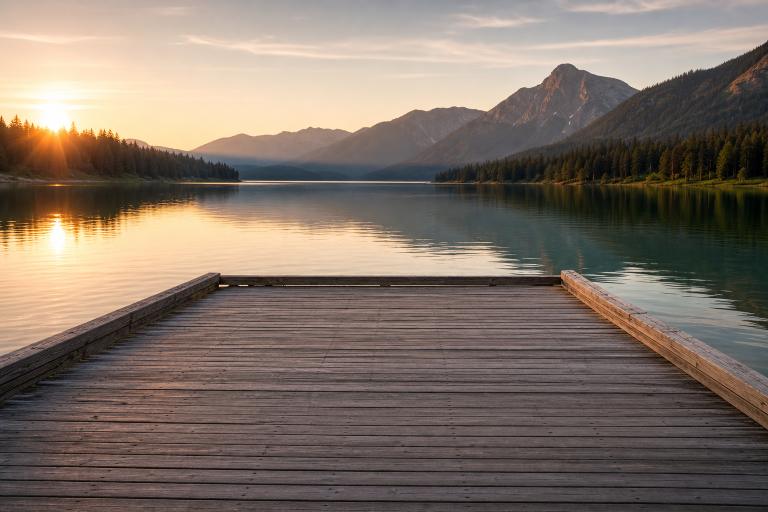
#> input picture lake.png, 1536 x 1024 px (shown at 1/2 size)
$ jupyter execute Homowork9.ipynb   (shell and % lines are left out)
#> lines starting #> are read from the running program, lines starting #| are printed output that depends on the picture
#> further down, target is the input picture: shape (1024, 1536, 3); mean B, G, R 103.4, 114.3, 128.2
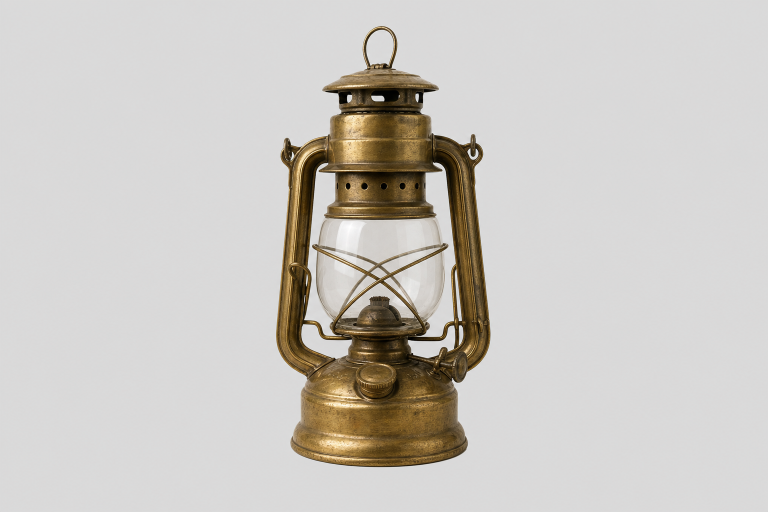
#> input picture lamp.png, 1536 x 1024 px (shown at 1/2 size)
#> further down, source is the input picture: shape (1024, 1536, 3); mean B, G, R 194.6, 199.5, 203
<a href="https://colab.research.google.com/github/tatahonon/cvNotebooks/blob/main/Homowork9.ipynb" target="_parent"></a>

[cell 1]
import numpy as np
import cv2
import matplotlib.pyplot as plt
import scipy.sparse as sp
import scipy.sparse.linalg as spla

[cell 2]
def poisson_solve(rhs, boundary):
    h, w = rhs.shape
    n = h * w

    def ind(i, j):
        return i * w + j

    A_data, A_rows, A_cols = [], [], []
    b = np.zeros(n)

    for i in range(h):
        for j in range(w):
            k = ind(i, j)

            if i == 0 or i == h-1 or j == 0 or j == w-1:
                A_rows.append(k)
                A_cols.append(k)
                A_data.append(1)
                b[k] = boundary[i, j]
            else:
                A_rows += [k, k, k, k, k]
                A_cols += [
                    ind(i, j),
                    ind(i-1, j),
                    ind(i+1, j),
                    ind(i, j-1),
                    ind(i, j+1)
                ]
                A_data += [4, -1, -1, -1, -1]
                b[k] = rhs[i, j]

    A = sp.csr_matrix((A_data, (A_rows, A_cols)), shape=(n, n))
    x = spla.spsolve(A, b)
    return x.reshape(h, w)

def laplacian(img):
    return (
        4 * img
        - np.roll(img, 1, axis=0)
        - np.roll(img, -1, axis=0)
        - np.roll(img, 1, axis=1)
        - np.roll(img, -1, axis=1)
    )

def reconstruct_image(img):
    result = np.zeros_like(img, dtype=np.float64)

    for c in range(3):
        channel = img[:, :, c].astype(np.float64)
        rhs = laplacian(channel)

        boundary = channel.copy()
        boundary[1:-1, 1:-1] = 0

        result[:, :, c] = poisson_solve(rhs, boundary)
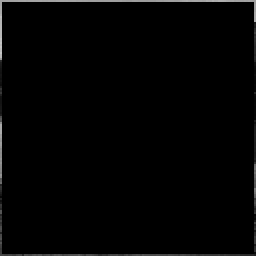
#> boundary: shape (128, 128) float64 (shown 2 times larger); min 0, max 197, mean 2.9
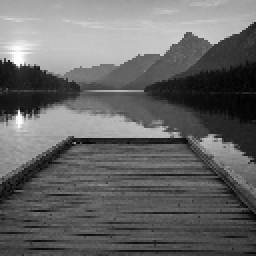
#> channel: shape (128, 128) float64 (shown 2 times larger); min 0, max 255, mean 103
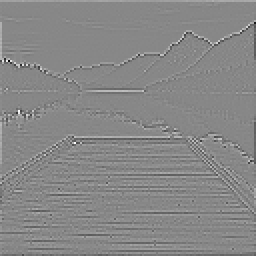
#> rhs: shape (128, 128) float64 (shown 2 times larger); min -508, max 447, mean 0; drawn with min black and max white

    return np.clip(result, 0, 255).astype(np.uint8)

def poisson_clone(target, source, top, left):
#> called with top = 360, left = 160
    h, w = source.shape[:2]
#> h = 120; w = 180
    result = target.copy().astype(np.float64)
#> result: shape (1024, 1536, 3) float64

    for c in range(3):
        src = source[:, :, c].astype(np.float64)
        dst_patch = target[top:top+h, left:left+w, c].astype(np.float64)

        rhs = laplacian(src)

        boundary = dst_patch.copy()
        boundary[1:-1, 1:-1] = 0

        solved = poisson_solve(rhs, boundary)
        result[top:top+h, left:left+w, c] = solved
#> this loop made 3 passes
#> pass 1, in poisson_clone, `dst_patch = target[top:top+h, left:left+w, c].astype(np.float64)`:
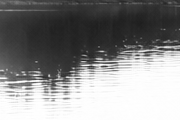
#> dst_patch: shape (120, 180) float64; min 30, max 255, mean 136.8
#> pass 1, in poisson_clone, `rhs = laplacian(src)`:
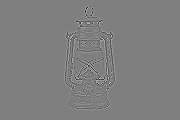
#> rhs: shape (120, 180) float64; min -667, max 672, mean 0; drawn with min black and max white
#> pass 1, in poisson_clone, `solved = poisson_solve(rhs, boundary)`:
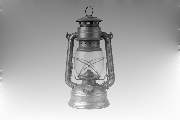
#> solved: shape (120, 180) float64; min -124.2, max 259.1, mean 141.3; drawn with min black and max white
#> after the loop:
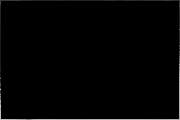
#> boundary: shape (120, 180) float64; min 0, max 199, mean 2.8
#> after the loop:
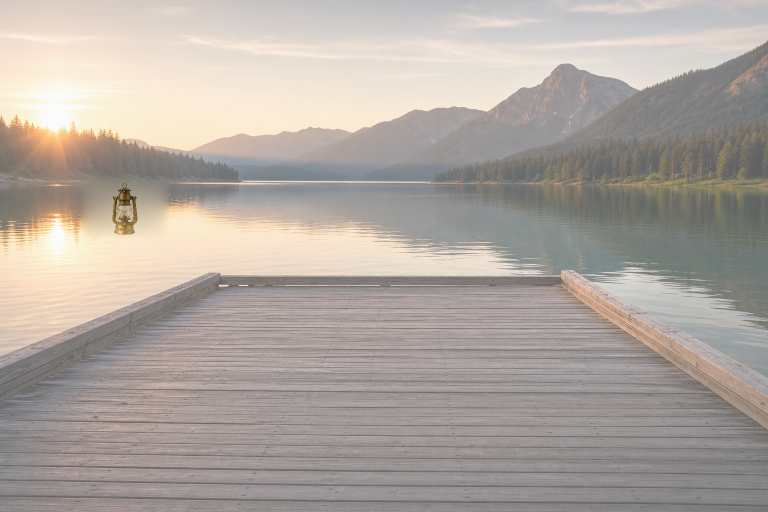
#> result: shape (1024, 1536, 3) float64 (shown at 1/2 size); mean R, G, B 128.3, 114.4, 103.4; drawn with min black and max white

    return np.clip(result, 0, 255).astype(np.uint8)
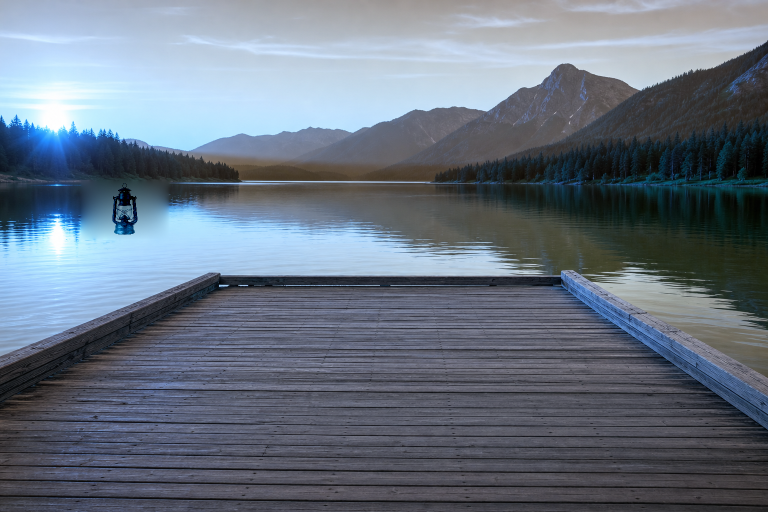
#> returned value: shape (1024, 1536, 3) (shown at 1/2 size); mean of channels 0, 1, 2 128.3, 114.4, 103.5; drawn as B, G, R

[cell 3]
target = cv2.imread("lake.png")
source = cv2.imread("lamp.png")

target = cv2.cvtColor(target, cv2.COLOR_BGR2RGB)
source = cv2.cvtColor(source, cv2.COLOR_BGR2RGB)

target_small = cv2.resize(target, (128, 128))
restored = reconstruct_image(target_small)

source_small = cv2.resize(source, (180, 120))

top = 360
left = 160
cloned = poisson_clone(target, source_small, top, left)

plt.figure(figsize=(14, 8))

plt.subplot(221)
plt.imshow(target_small)
plt.title("Original")
plt.axis("off")

plt.subplot(222)
plt.imshow(restored)
plt.title("Restored from gradients")
plt.axis("off")

plt.subplot(223)
plt.imshow(target)
plt.title("Target")
plt.axis("off")

plt.subplot(224)
plt.imshow(cloned)
plt.title("Poisson clone")
plt.axis("off")

plt.tight_layout()
plt.show()
